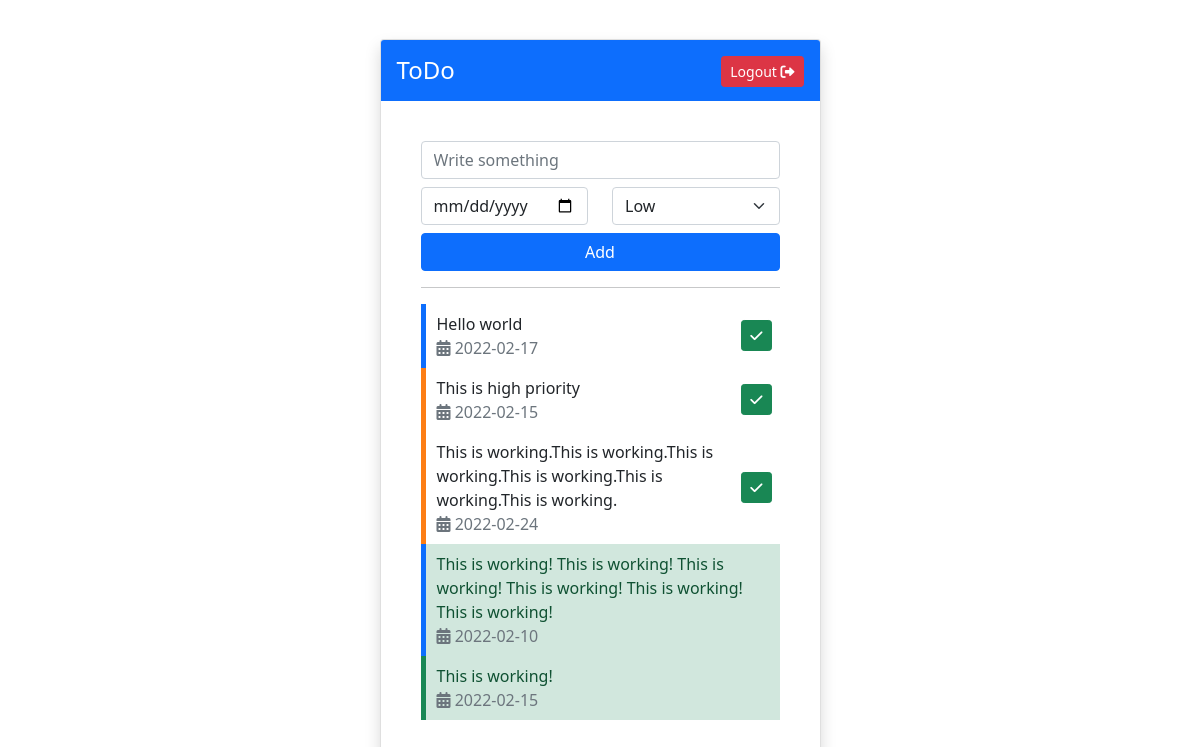
Page /index.php (signed in) on the committed database.
### tables this page shows
CREATE TABLE `todo` (
  `id` int(11) NOT NULL,
  `user_id` int(11) NOT NULL,
  `text` text NOT NULL,
  `priority` varchar(255) NOT NULL,
  `date` date NOT NULL,
  `is_completed` tinyint(4) NOT NULL DEFAULT 0
);

### config.php (called while the page is built, shortened)
<?php
if(isset($_SESSION["user_id"])){
    $session_user_id = $_SESSION["user_id"];
}
?>

### index.php (the view, shortened to what this page needs)
<?php
require_once "config.php";
?>
<!doctype html>
<html lang="en">
  <head>
    <link href="https://cdn.jsdelivr.net/npm/bootstrap@5.1.3/dist/css/bootstrap.min.css" rel="stylesheet">
    <link rel="stylesheet" href="https://cdnjs.cloudflare.com/ajax/libs/font-awesome/6.0.0/css/all.min.css" />
  </head>
  <body>
    <div class="container">
      <div class="d-flex align-items-center justify-content-center" style="min-height: 100vh;">
          <div class="row w-100">
              <div class="col-lg-5 col-xl-5 mx-auto">
                  <div class="card w-100 text-center shadow">
                      <div class="card-header bg-primary border-0 text-white">
                        <div class="d-flex">
                          <div>
                            <h4 class="my-2 text-start">ToDo</h4>
                          </div>
                          <div class="ms-auto pt-2">
                            <a href="logout.php" class="btn btn-sm btn-danger"> Logout <i class="fas fa-right-from-bracket"></i></a>
                          </div>
                        </div>
                      </div>
                      <div class="card-body m-4">
                        <form action="" method="post">
                          <div class="row">
                            <div class="col-lg-12 mb-2">
                              <input type="text" class="form-control" name="text" placeholder="Write something">
                            </div>
                            <div class="col-lg-6 mb-2">
                              <input type="date" class="form-control" name="date">
                            </div>
                            <div class="col-lg-6 mb-2">
                              <select name="priority" id="" class="form-select">
                                <option value="0" class="text-success">Low</option>
                              </select>
                            </div>
                            <div class="col-lg-12">
                              <button class="btn btn-primary w-100" name="add">Add</button>
                            </div>
                          </div>
                        </form>
                        <hr>
                        <div>
                          <?php
                            $sql = mysqli_query($conn, "SELECT * FROM todo WHERE user_id = '$session_user_id' ORDER BY id DESC");
                            if(mysqli_num_rows($sql) > 0){
                              while($row= mysqli_fetch_array($sql)){
                          ?>
                          <div class="item item-<?php echo $row["priority"]; ?> <?php if($row["is_completed"] == "1"){echo "alert-success";} ?> p-2">
                              <div class="d-flex">
                                <div class="ps-2">
                                  <p class="mb-0"><?php echo $row["text"]; ?></p>
                                  <p class="text-muted mb-0"><i class="fa-solid fa-calendar-days"></i> <?php echo $row["date"]; ?></p>
                                </div>
                                <div class="ms-auto d-flex align-items-center justify-content-center">
                                  <?php if($row["is_completed"] == "0"){ ?><a href="?complete=<?php echo $row["id"]; ?>" class="btn btn-sm btn-success"><i class="fas fa-check"></i></a> <?php } ?>
                                </div>
                              </div>
                          </div>
                          <?php } } ?>
                        </div>
                      </div>
                  </div>
              </div>
          </div>
      </div>
    </div>
  </body>
</html>

### index.php (style rules this page uses)
.item { position: relative; padding-left: 10px; text-align: left !important; }
.item::before { content: " "; width: 5px; height: 100%; display: block; position: absolute; z-index: 1; left: 0; top: 0; bottom: 0; }
.item-0::before { background: #198754; }
.item-1::before { background: #0d6efd; }
.item-2::before { background: #fd7e14; }

### rows in the picture
todo: text "Hello world", date "2022-02-17"
todo: text "This is high priority", date "2022-02-15"
todo: text "This is working.This is working.This is working.This is working.This is working.This is working.", date "2022-02-24"
todo: text "This is working! This is working! This is working! This is working! This is working! This is working!", date "2022-02-10"
todo: text "This is working!", date "2022-02-15"
